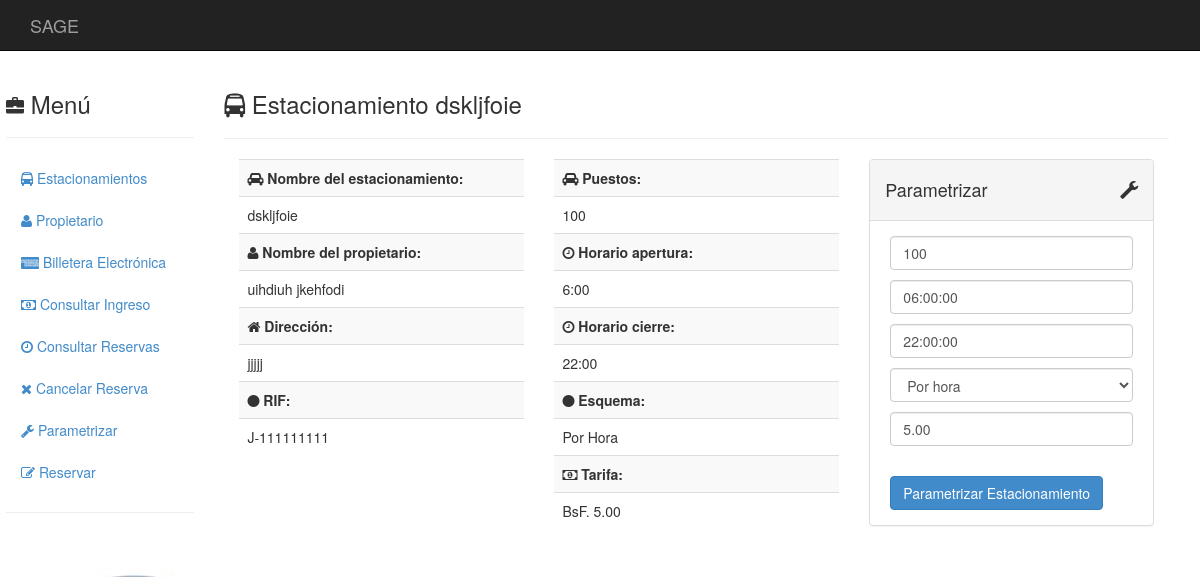
/estacionamientos/1/, run on an earlier commit of the app's database.
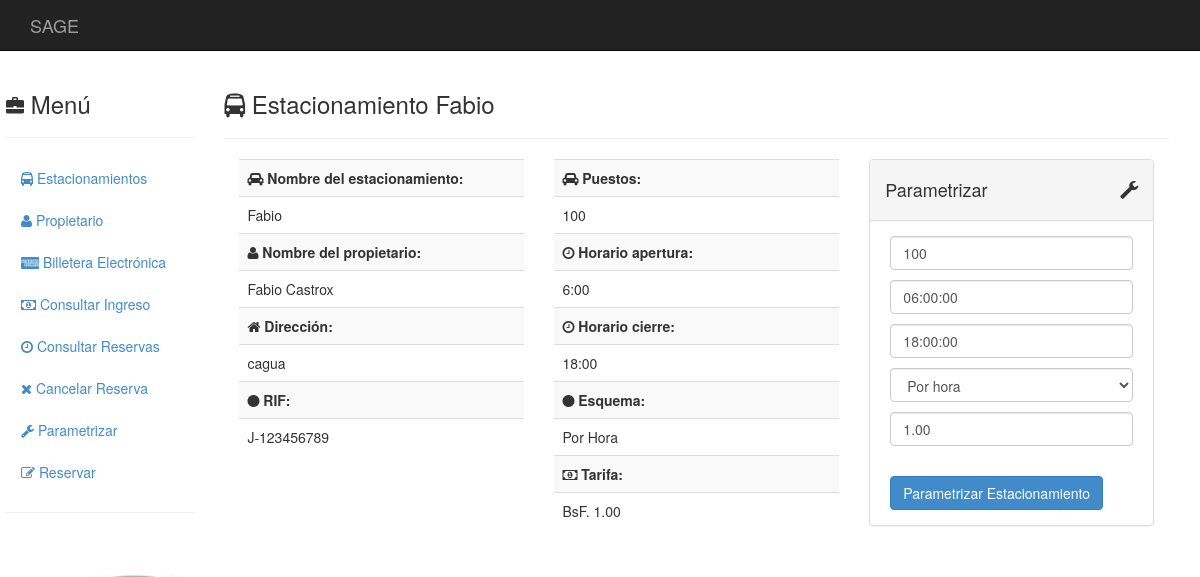
And on a later commit of the database.
### estacionamientos/models.py (models this page shows, shortened)
class Estacionamiento(models.Model):
	propietario = models.ForeignKey(Propietario)
	nombre      = models.CharField(max_length = 50)
	direccion   = models.TextField(max_length = 120)
	telefono1   = models.CharField(blank = True, null = True, max_length = 30)
	telefono2   = models.CharField(blank = True, null = True, max_length = 30)
	telefono3   = models.CharField(blank = True, null = True, max_length = 30)
	email1      = models.EmailField(blank = True, null = True)
	email2      = models.EmailField(blank = True, null = True)
	rif         = models.CharField(max_length = 12)
	content_type = models.ForeignKey(ContentType, null = True)
	object_id    = models.PositiveIntegerField(null = True)
	tarifa       = GenericForeignKey()
	apertura     = models.TimeField(blank = True, null = True)
	cierre       = models.TimeField(blank = True, null = True)
	capacidad    = models.IntegerField(blank = True, null = True)

class Propietario(models.Model):
	nombre       = models.CharField(max_length = 50, null = False)
	apellido     = models.CharField(max_length = 50, blank = True, null = True)
	cedula       = models.CharField(max_length = 10, null = False)
	telefono     = models.CharField(blank = True, null = True, max_length = 30)
	email        = models.EmailField(blank = True, null = True)

class EsquemaTarifario(models.Model):
	tarifa         = models.DecimalField(max_digits=20, decimal_places=2)
	tarifa2        = models.DecimalField(blank = True, null = True, max_digits=10, decimal_places=2)
	inicioEspecial = models.TimeField(blank = True, null = True)
	finEspecial    = models.TimeField(blank = True, null = True)
	class Meta:
		abstract = True

class TarifaHora(EsquemaTarifario):
	def tipo(self):
		return("Por Hora")

### estacionamientos/views.py (the view, shortened to what this page needs)
# urls.py: url(r'^(?P<_id>\d+)/$', views.estacionamiento_detail, name = 'estacionamiento_detail'),
def estacionamiento_detail(request, _id):
    _id = int(_id)
    try:
        estacionamiento = Estacionamiento.objects.get(id = _id)
    except ObjectDoesNotExist:
        raise Http404
    if request.method == 'GET':
        if estacionamiento.tarifa:
            form_data = {
                'horarioin' : estacionamiento.apertura,
                'horarioout' : estacionamiento.cierre,
                'tarifa' : estacionamiento.tarifa.tarifa,
                'tarifa2' : estacionamiento.tarifa.tarifa2,
                'inicioTarifa2' : estacionamiento.tarifa.inicioEspecial,
                'finTarifa2' : estacionamiento.tarifa.finEspecial,
                'puestos' : estacionamiento.capacidad,
                'esquema' : estacionamiento.tarifa.__class__.__name__
            }
            form = EstacionamientoExtendedForm(data = form_data)
        else:
            form = EstacionamientoExtendedForm()
    return render(
        request,
        'detalle-estacionamiento.html',
        { 'form': form
        , 'estacionamiento': estacionamiento
        }
    )

### templates/detalle-estacionamiento.html (shortened to what this page needs)
{% extends "base.html" %}
{% block innerContents%}
  <div class="col-sm-10">
    <h3><i class="fa fa-bus"></i>
      Estacionamiento {{estacionamiento.nombre}}
    </h3>
    <hr>
    <div class="col-md-4">
      {% include "datos.html" %}
    </div>
    <div class="col-md-4">
      {% include "parametros.html" %}
    </div>
    <div class="col-md-4">
      {% include "parametrizar-form.html" %}
    </div>
  </div>
{% endblock %}

### templates/base.html (shortened to what this page needs)
{% load staticfiles %}
<!DOCTYPE html>
<html lang="es">
  <head>
    <link href="{% static 'css/bootstrap.min.css'%}" rel="stylesheet">
    <link href="{% static 'css/font-awesome.min.css'%}" rel="stylesheet">
    <link href="{% static 'css/base.css'%}" rel="stylesheet">
  </head>
  {% block body %}<body>{% endblock %}
    {% block header %}
      <div id="top-nav" class="navbar navbar-inverse navbar-static-top">
        <div class="container">
          <div class="navbar-header">
            <div class="navbar-brand" href="#">
              SAGE
            </div>
          </div>
        </div>
      </div>
    {% endblock %}
    {% block outerContents %}
    <div class="container">
      <div class="row">
        {% block menu %}
          {% include "menu.html" %}
        {% endblock %}
        {% block innerContents %}
        {% endblock %}
      </div>
    </div>
    {% endblock %}
  </body>
</html>

### templates/menu.html (shortened to what this page needs)
<div class="col-sm-2">
  <h3><i class="glyphicon glyphicon-briefcase"></i>
      Menú
  </h3>
  <hr>
  <ul class="nav nav-stacked">
    <li><a href=".."><i class="fa fa-bus"></i>
      Estacionamientos
    </a></li>
    <li><a href="/estacionamientos/menupropietario"><i class="fa fa-user"></i>
      Propietario
    </a></li>
    <li><a href="/estacionamientos/menubilletera"><i class="fa fa-cc-amex"></i>
      Billetera Electrónica
    </a></li>
    <li><a href="/estacionamientos/ingreso"><i class="fa fa-money"></i>
      Consultar Ingreso
    </a></li>
    <li><a href="/estacionamientos/consulta_reserva"><i class="fa fa-clock-o"></i>
      Consultar Reservas
    </a></li>
    <li><a href="/estacionamientos/cancelar_reserva"><i class="fa fa-times"></i>
      Cancelar Reserva
    </a></li>
    {% if estacionamiento.capacidad %}
      <li><a href="./"><i class="fa fa-wrench"></i>
        Parametrizar
      </a></li>
      <li><a href="./reserva"><i class="fa fa-pencil-square-o"></i>
        Reservar
      </a></li>
    {% endif %}
  </ul>
  <hr>
</div>

### templates/datos.html (shortened to what this page needs)
<table class="table table-striped">
  <tbody>
    <tr><td><b><i class="fa fa-car"></i>
      Nombre del estacionamiento:
    </b></td></tr>
    <tr><td>
      {{estacionamiento.nombre}}
    </td></tr>
    <tr><td><b><i class="fa fa-user"></i>
      Nombre del propietario:
    </b></td></tr>
    <tr><td>
      {{estacionamiento.propietario.nombre}}&nbsp;{{estacionamiento.propietario.apellido}}
    </td></tr>
    <tr><td><b><i class="fa fa-home"></i>
      Dirección:
    </b></td></tr>
    <tr><td>
      {{estacionamiento.direccion}}
    </td></tr>
    <tr><td><b><i class="fa fa-circle"></i>
      RIF:
    </b></td></tr>
    <tr><td>
      {{estacionamiento.rif}}
    </td></tr>
  </tbody>
</table>

### templates/parametros.html (shortened to what this page needs)
{% load humanize %}
<table class="table table-striped">
  <tbody>
    {% if estacionamiento.capacidad %}
      <tr><td><b><i class="fa fa-car"></i> Puestos:</b></td></tr>
      <tr><td>{{estacionamiento.capacidad}}</td></tr>
      <tr><td><b><i class="fa fa-clock-o"></i> Horario apertura:</b></td></tr>
      <tr><td>{{estacionamiento.apertura}}</td></tr>
      <tr><td><b><i class="fa fa-clock-o"></i> Horario cierre:</b></td></tr>
      <tr><td>{{estacionamiento.cierre}}</td></tr>
    {% endif %}
    {% if estacionamiento.tarifa %}
      <tr><td><b><i class="fa fa-circle"></i></i> Esquema:</b></td></tr>
      <tr><td>{{estacionamiento.tarifa.tipo}} </td></tr>
    {% endif %}
    {% if estacionamiento.tarifa.tipo == "Tarifa diferenciada para fines de semana" %}
      <tr><td><b><i class="fa fa-money"></i></i> Tarifa regular:</b></td></tr>
      <tr><td>BsF. {{estacionamiento.tarifa}}</td></tr>
      <tr><td><b><i class="fa fa-money"></i></i> Tarifa fin de semana:</b></td></tr>
      <tr><td>BsF. {{estacionamiento.tarifa.tarifa2}}</td></tr>
    {% elif estacionamiento.capacidad %}
      <tr><td><b><i class="fa fa-money"></i></i> Tarifa:</b></td></tr>
      <tr><td>BsF. {{estacionamiento.tarifa.tarifa|floatformat:2|intcomma}}</td></tr>
    {% endif %}
  </tbody>
</table>

### templates/parametrizar-form.html (shortened to what this page needs)
<div class="panel panel-default">
  <div class="panel-heading">
    <div class="panel-title">
      <i class="glyphicon glyphicon-wrench pull-right"></i>
      <h4>
        Parametrizar
      </h4>
    </div>
  </div>
  <div class="panel-body">
    <form action="." method="post" class="form form-vertical">
      {% for field in form %}
        <div class="control-group">
          <div class="controls">
            {{ field }}
          </div>
        </div>
      {% endfor %}
      <div class="control-group">
        <div class="controls">
          <button type="submit" class="btn btn-primary">
            Parametrizar Estacionamiento
          </button>
        </div>
      </div>
    </form>
  </div>
</div>

### static/css/base.css (style rules this page uses)
body { background-image: url("./images.jpg"); background-repeat:no-repeat; background-position: bottom left; background-attachment: fixed; }
.navbar-static-top { margin-bottom:20px; }
i { font-size:18px; }
.control-group { margin: 0 5px; }

### templates/menu.html (style rules this page uses)
.col-sm-2 { width : 18.667%; margin-left : -24px; }

What changed in the data, as far as the page shows it:
changed Estacionamiento "Por Hora": nombre "dskljfoie" → "Fabio"; propietario.nombre "uihdiuh" → "Fabio"; propietario.apellido "jkehfodi" → "Castrox"; direccion "jjjjj" → "cagua"; rif "J-111111111" → "J-123456789"; cierre "22:00" → "18:00"; tarifa.tarifa "5.00" → "1.00"
Also different on the page:
form field horarioout: "22:00:00" → "18:00:00"
form field tarifa: "5.00" → "1.00"
